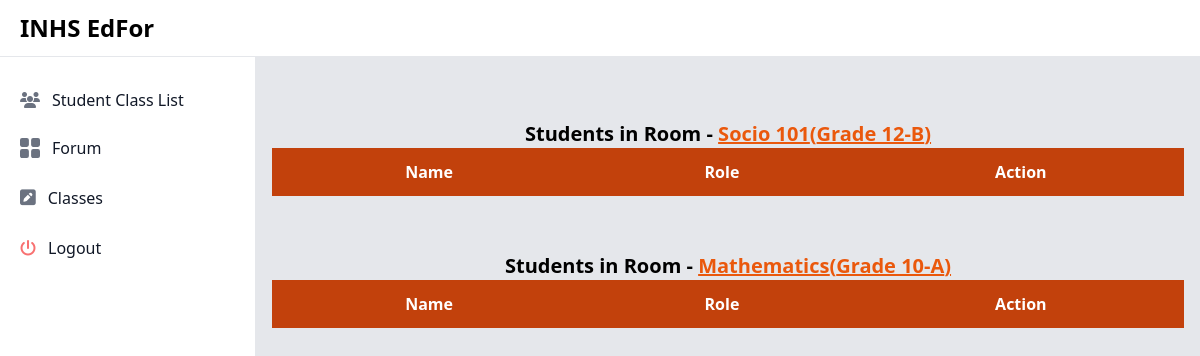
The page /classlist (signed in) on the database its author committed.
### users/models.py (models this page shows, shortened)
class Classroom(models.Model):
    class_name = models.CharField(max_length=250)
    section = models.CharField(max_length=250)
    subject = models.CharField(max_length=250)
    room_code = models.CharField(max_length=250)
    instructor = models.ForeignKey(User, on_delete=models.CASCADE, related_name='instructor')
    students = models.ManyToManyField(User)

### users/views.py (the view)
# urls.py: path('classlist', views.classlist, name='classlist'),
def classlist(request):
    current_user = request.user
    classrooms = Classroom.objects.filter(instructor=current_user)
    context = {
        'classrooms': classrooms,
    }
    return render(request, 'teacher/classlist.html',context)

### users/templates/teacher/classlist.html (shortened to what this page needs)
{% load static tailwind_tags %}<!DOCTYPE html>
<html lang="en">
	<head>
		<link
			rel="stylesheet"
			href="https://cdnjs.cloudflare.com/ajax/libs/font-awesome/6.5.2/css/all.min.css" />
		<link
			href="https://cdnjs.cloudflare.com/ajax/libs/flowbite/2.3.0/flowbite.min.css"
			rel="stylesheet" />
		<link
			rel="stylesheet"
			href="{% static 'css/style.css' %}" />
		<link
			rel="stylesheet"
			type="text/css"
			href="https://cdn.datatables.net/1.10.24/css/jquery.dataTables.css" />
		{% tailwind_css %}
	</head>
	<body class="bg-gray-200">
		{% include 'includes/teacher_sidebar.html' %}
		<div class="p-4 sm:ml-64">
			<div class="py-8 mt-4 text-center">
				{% for classroom in classrooms %}
				<p class="text-xl font-bold mt-14">
					Students in Room -
					<span class="text-orange-600 underline">{{classroom.class_name}}({{classroom.section}})</span>
				</p>
				<table
					id="example-{{classroom.id}}"
					class="w-full">
					<thead>
						<tr class="bg-orange-700 text-white">
							<th class="px-6 py-3">Name</th>
							<th class="px-6 py-3">Role</th>
							<th class="px-6 py-3">Action</th>
						</tr>
					</thead>
				</table>
				{% endfor %}
			</div>
		</div>
	</body>
</html>

### users/static/css/style.css (style rules this page uses)
:host, html { line-height: 1.5; -webkit-text-size-adjust: 100%; -moz-tab-size: 4; -o-tab-size: 4; tab-size: 4; font-family: ui-sans-serif, system-ui, sans-serif, Apple Color Emoji, Segoe UI Emoji, Segoe UI Symbol, Noto Color Emoji; font-feature-settings: normal; font-variation-settings: normal; -webkit-tap-highlight-color: transparent; }
body { margin: 0; line-height: inherit; }
table { text-indent: 0; border-color: inherit; border-collapse: collapse; }
blockquote, dd, dl, figure, h1, h2, h3, h4, h5, h6, hr, p, pre { margin: 0; }
.mt-14 { margin-top: 3.5rem; }
.mt-4 { margin-top: 1rem; }
.w-full { width: 100%; }
.bg-gray-200 { --tw-bg-opacity: 1; background-color: rgb(229 231 235 / var(--tw-bg-opacity)); }
.bg-orange-700 { --tw-bg-opacity: 1; background-color: rgb(194 65 12 / var(--tw-bg-opacity)); }
.p-4 { padding: 1rem; }
.px-6 { padding-left: 1.5rem; padding-right: 1.5rem; }
.py-3 { padding-top: 0.75rem; padding-bottom: 0.75rem; }
.py-8 { padding-top: 2rem; padding-bottom: 2rem; }
.text-center { text-align: center; }
.text-xl { font-size: 1.25rem; line-height: 1.75rem; }
.font-bold { font-weight: 700; }
.text-orange-600 { --tw-text-opacity: 1; color: rgb(234 88 12 / var(--tw-text-opacity)); }
.text-white { --tw-text-opacity: 1; color: rgb(255 255 255 / var(--tw-text-opacity)); }
.underline { text-decoration-line: underline; }
@media (min-width: 640px) { .sm\:ml-64 { margin-left: 16rem; } }

### rows shown on the page
Classroom: class_name "Socio 101", section "Grade 12-B"
Classroom: class_name "Mathematics", section "Grade 10-A"
